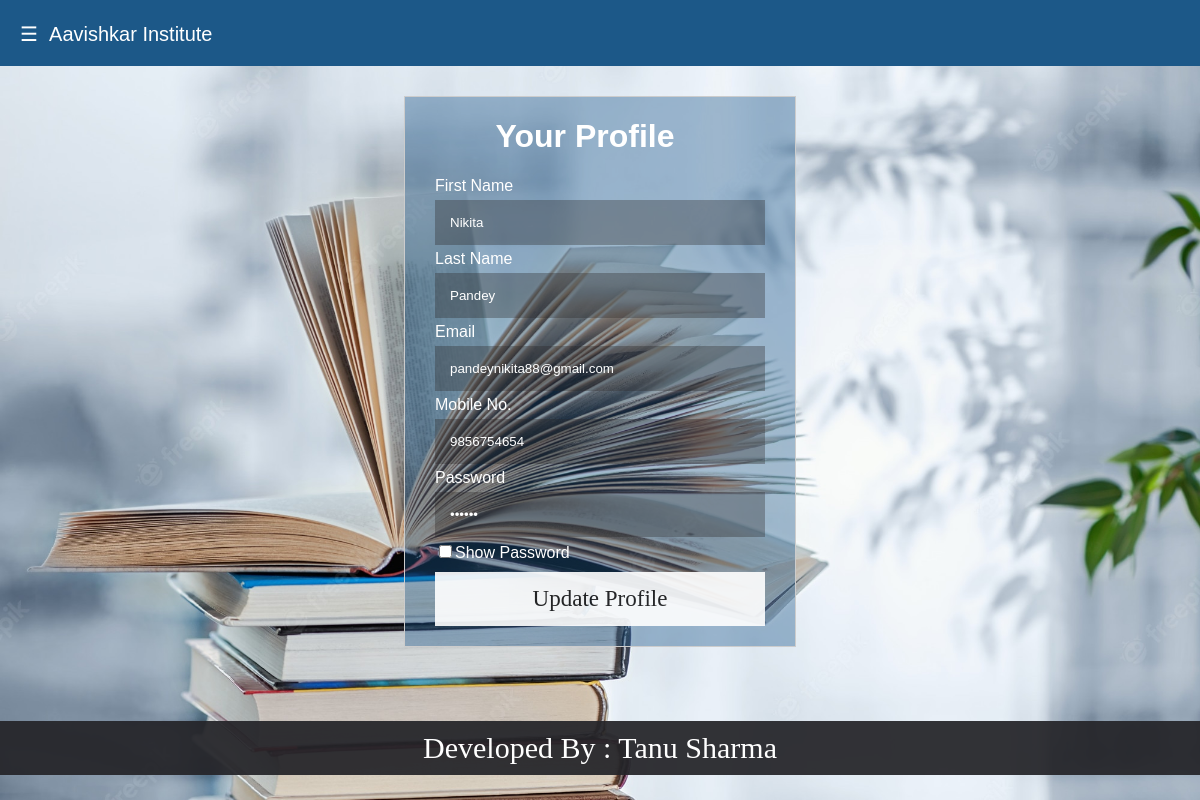
The page /profile.php (signed in) on the database its author committed.
### tables this page shows
CREATE TABLE `user_login` (
  `id` int(100) NOT NULL,
  `fnm` varchar(100) NOT NULL,
  `lnm` varchar(100) NOT NULL,
  `email` varchar(100) NOT NULL,
  `mno` varchar(50) NOT NULL,
  `password` varchar(50) NOT NULL,
  `usertype` varchar(50) NOT NULL
);

### profile.php (the view, shortened to what this page needs)
<!DOCTYPE html>
<?php include("header.php"); ?>
<html>
   <head>
	<link rel="stylesheet" href="prostyle.css">
   </head>
   <body>
	<div class="container">
	<h1>Your Profile</h1>
<?php
	$mno=$_SESSION['user'];
	$query=mysqli_query($cn,"select * from user_login where mno=$mno");
	echo "<form method='POST' action='updprofile.php' enctype='multipart/form-data'>";
	while($rec=mysqli_fetch_array($query))
	{
		echo "First Name
		<input type='text' name='fnm' value='".$rec[1]."' requierd>
		Last Name
		<input type='text' name='lnm' value='".$rec[2]."' requierd>
		Email
		<input type='email' name='email' value='".$rec[3]."' required>
		Mobile No.
		<input type='text' name='mno' value='".$rec[4]."' readonly>
		Password
		<input type='password' name='password' id='myInput' value='".$rec[5]."' readonly>
		<input type='checkbox' onclick='myFunction()'>Show Password";
		echo "<br><center><input type='submit' name='submit' class='button' value='Update Profile'></center>";
	}
	echo "</form>";
?>
	</div>
   </body>
</html>
<?php  include("../footer.php"); ?>

### headerstyle.css (style rules this page uses)
* { box-sizing: border-box; }
body { margin: 0; font-family: Arial, Helvetica, sans-serif; }

### prostyle.css (style rules this page uses)
* { box-sizing: content-box; }
.container { border: 1px solid rgb(204, 204, 204); margin: auto; margin-top: 30px; margin-bottom: 20px; padding: 0px 60px 10px 30px; width: 300px; background-color: rgba(28, 87, 136, 0.397); color: white; }
body { background-image: url("../images/b1.png"); background-size: cover; background-repeat: no-repeat; }
h1 { text-align: center; color: white; }
input[type=text], input[type=email], input[type=password] { width: 100%; padding: 15px; margin: 5px 0; border: none; background: rgba(41, 39, 39, 0.342); color: white; }
.button { font-family: 'Times New Roman', Times, serif; font-size: 23px; background-color: rgb(255, 255, 255); color: rgb(26, 25, 25); padding: 14px 0px; margin: 10px 0px 10px 0; border: none; cursor: pointer; width: 330px; opacity: 0.9; }

### rows shown on the page
user_login: fnm "Nikita", lnm "Pandey", email "pandeynikita88@gmail.com", mno "9856754654"
